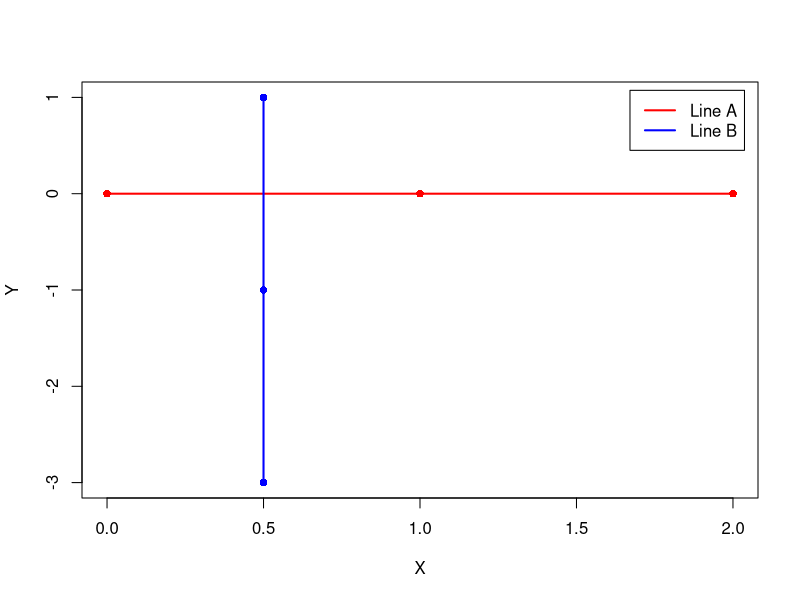

Source code (R):
## ---- chunk 1
find_intersection <- function(lineA, lineB, nA, nB) {
  dAX <- lineA[nA + 1, 1] - lineA[nA, 1]   # segment A direction
  dAY <- lineA[nA + 1, 2] - lineA[nA, 2]
  dBX <- lineB[nB + 1, 1] - lineB[nB, 1]   # segment B direction
  dBY <- lineB[nB + 1, 2] - lineB[nB, 2]
  dABX <- lineB[nB, 1] - lineA[nA, 1]      # offset between the two starts
  dABY <- lineB[nB, 2] - lineA[nA, 2]

  d <- dAX * dBY - dAY * dBX               # cross product (shared denominator)
  alpha <- (dABX * dBY - dABY * dBX) / d
  beta  <- (dABX * dAY - dABY * dAX) / d

  if (alpha * (1 - alpha) >= 0 && beta * (1 - beta) >= 0) {   # both in [0, 1]?
    c((1 - alpha) * lineA[nA, 1] + alpha * lineA[nA + 1, 1],  # intersection X
      (1 - alpha) * lineA[nA, 2] + alpha * lineA[nA + 1, 2],  # intersection Y
      1)                                                      # 1 = found
  } else {
    c(alpha, beta, 0)                                         # 0 = not found
  }
}
## ---- chunk 2
# test example: two three-point curves that cross along their first segments
lineA <- array(c(0, 1, 2, 0, 0, 0), c(3, 2))
lineB <- array(c(0.5, 0.5, 0.5, 1, -1, -3), c(3, 2))

plot(lineA, type = "l", col = "red", lwd = 2, xlab = "X", ylab = "Y",
     ylim = c(min(lineA[, 2], lineB[, 2]), max(lineA[, 2], lineB[, 2])))
lines(lineB, col = "blue", lwd = 2)
points(lineA, col = "red", pch = 16); points(lineB, col = "blue", pch = 16)
legend("topright", inset = 0.02, legend = c("Line A", "Line B"),
       col = c("red", "blue"), lty = 1, lwd = 2)

find_intersection(lineA, lineB, 1, 1)   # intersect at (0.5, 0)
find_intersection(lineA, lineB, 1, 2)   # no intersection
find_intersection(lineA, lineB, 2, 2)   # no intersection
## ---- chunk 3
# inhibitory Hill function and toggle-switch derivatives (same as Part 3A)
hill_inh <- function(X, X_th, n) 1 / (1 + (X / X_th)^n)
derivs_ts <- function(t, Xs) {
  X <- Xs[1]; Y <- Xs[2]
  dxdt <- 5 + 50 * hill_inh(Y, 100, 4) - 0.1 * X
  dydt <- 4 + 40 * hill_inh(X, 150, 4) - 0.12 * Y
  c(dxdt, dydt)
}

# nullclines by separation of variables (same as Part 3A)
nullcline1 <- function(Y) cbind(X = (5 + 50 * hill_inh(Y, 100, 4)) / 0.1,  Y = Y)   # dX/dt = 0
nullcline2 <- function(X) cbind(X = X,  Y = (4 + 40 * hill_inh(X, 150, 4)) / 0.12)   # dY/dt = 0
null1 <- nullcline1(seq(0, 650, 1))
null2 <- nullcline2(seq(0, 600, 1))
## ---- chunk 4
# direct approach: test every pair of segments (simple but slow)
find_intersection_all <- function(lineA, lineB) {
  lines_all <- expand.grid(seq_len(nrow(lineA) - 1), seq_len(nrow(lineB) - 1))
  results <- apply(lines_all, 1, function(inds) find_intersection(lineA, lineB, inds[1], inds[2]))
  t(results[1:2, results[3, ] == 1])   # keep only the found intersections
}

find_intersection_all(null1, null2)
## ---- chunk 5
# faster: only test segment pairs where the crossing derivative flips sign
dxdt_y_null <- apply(null2, 1, function(Xs) derivs_ts(0, Xs)[1])   # dX/dt along dY/dt = 0
dydt_x_null <- apply(null1, 1, function(Xs) derivs_ts(0, Xs)[2])   # dY/dt along dX/dt = 0

find_intersection_all_fast <- function(lineA, lineB, dxdt, dydt) {
  small <- 1e-3   # tolerance for detecting a sign flip through numerical noise
  lineA_ind <- which(dydt * c(dydt[-1], NA) <= small)   # dY/dt flips along nullcline A
  lineB_ind <- which(dxdt * c(dxdt[-1], NA) <= small)   # dX/dt flips along nullcline B
  lines_all <- expand.grid(lineA_ind, lineB_ind)
  results <- apply(lines_all, 1, function(inds) find_intersection(lineA, lineB, inds[1], inds[2]))
  t(results[1:2, results[3, ] == 1])
}

ss_all <- find_intersection_all_fast(null1, null2, dxdt_y_null, dydt_x_null)
ss_all
## ---- chunk 6
# classify a 2D steady state from the eigenvalues of its numerical Jacobian
stability_2D <- function(derivs, ss, ...) {   # ss = c(X_s, Y_s)
  delta <- 0.001
  f0  <- derivs(0, ss, ...)                       # f at the steady state (near 0)
  fdx <- derivs(0, ss + c(delta, 0), ...)         # f at (X_s + dx, Y_s)
  fdy <- derivs(0, ss + c(0, delta), ...)         # f at (X_s, Y_s + dy)

  jacobian <- matrix(c((fdx[1] - f0[1]) / delta, (fdx[2] - f0[2]) / delta,   # column dX
                       (fdy[1] - f0[1]) / delta, (fdy[2] - f0[2]) / delta),  # column dY
                     nrow = 2)
  lambda <- eigen(jacobian)$values

  if (is.complex(lambda)) {
    if (Re(lambda[1]) < 0) 4 else 5              # 4 = stable spiral, 5 = unstable spiral
  } else if (lambda[1] < 0 && lambda[2] < 0) {
    1                                            # stable
  } else if (lambda[1] >= 0 && lambda[2] >= 0) {
    2                                            # unstable
  } else {
    3                                            # saddle
  }
}

ss_with_stability <- t(apply(ss_all, 1, function(ss) c(ss, stability_2D(derivs_ts, ss))))
colnames(ss_with_stability) <- c("X", "Y", "Stability")
ss_with_stability
